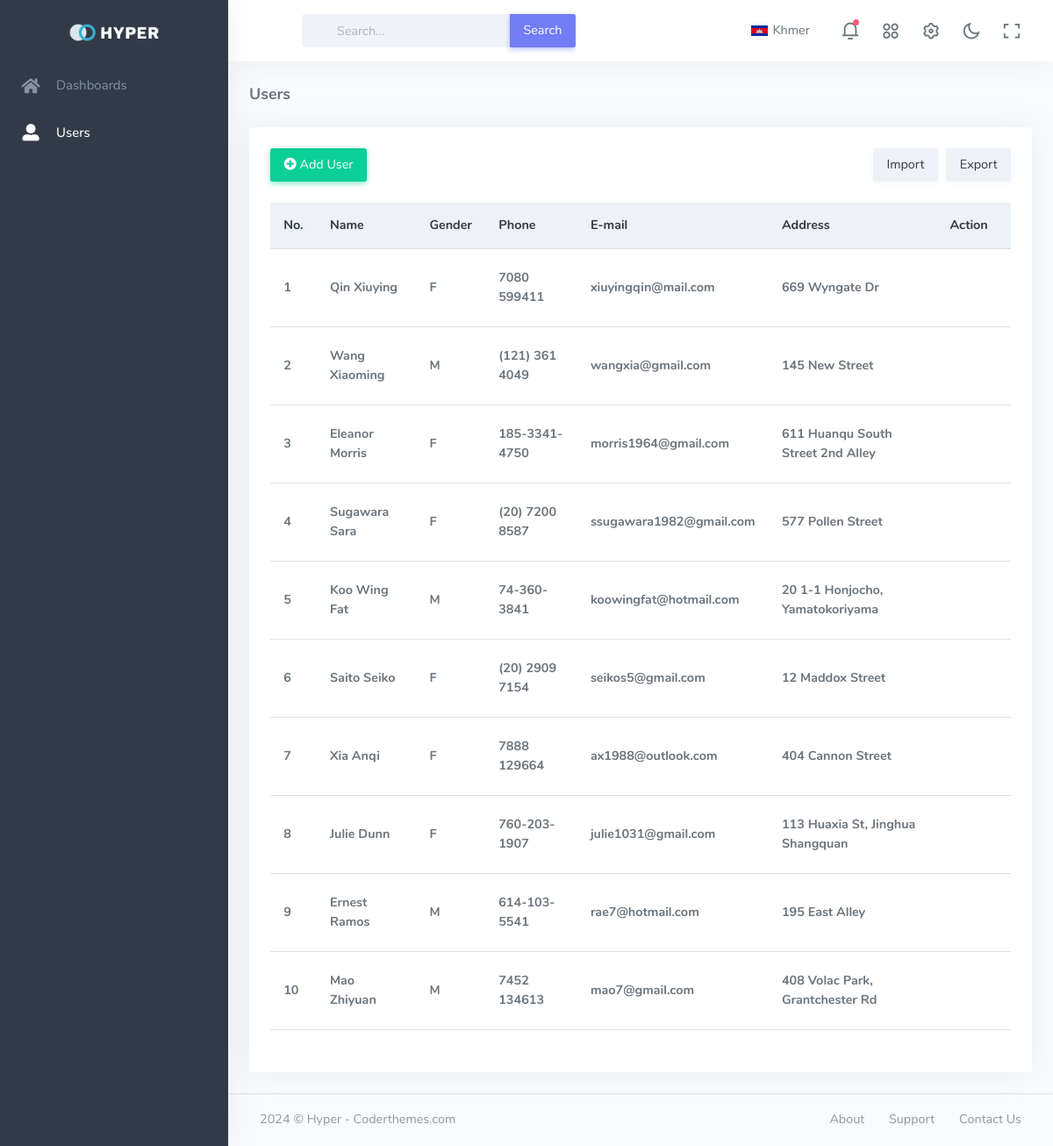
Screenshot of /users with the database file from the repository.
### tables this page shows
CREATE TABLE students (
            id INTEGER PRIMARY KEY AUTOINCREMENT,
            name TEXT NOT NULL,
            gender TEXT NOT NULL,
            phone TEXT NOT NULL,
            email TEXT NOT NULL,
            address TEXT NOT NULL
        );

### app.py (the view)
@app.route('/users')
def users():
    conn = get_db_connection()
    students = conn.execute('SELECT * FROM students order by id desc ').fetchall()
    conn.close()
    return render_template('layout/users.html', data=students)

### app.py (called while the page is built)
def get_db_connection():
    conn = sqlite3.connect('SQLiteDB.sqlite3')
    conn.row_factory = sqlite3.Row
    return conn

### templates/layout/users.html (shortened to what this page needs)
{% extends 'master.html' %}
{% block content %}
    <div class="row">
        <div class="col-12">
            <div class="page-title-box">
                <h4 class="page-title">Users</h4>
            </div>
        </div>
    </div>
    <div class="row">
        <div class="col-12">
            <div class="card">
                <div class="card-body">
                    <div class="row mb-2">
                        <div class="col-sm-5">
                            <a href="{{ url_for('add_user') }}" class="btn btn-success mb-2">
                                <i class="fas fa-plus-circle"></i>
                                Add User</a>
                        </div>
                        <div class="col-sm-7">
                            <div class="text-sm-end">
                                <button type="button" class="btn btn-light mb-2 me-1">Import</button>
                                <button type="button" class="btn btn-light mb-2">Export</button>
                            </div>
                        </div>
                    </div>
                    <div class="table-responsive">
                        <table class="table table-centered w-100 dt-responsive nowrap" id="products-datatable">
                            <thead class="table-light">
                            <tr>
                                <th>No.</th>
                                <th>Name</th>
                                <th>Gender</th>
                                <th>Phone</th>
                                <th>E-mail</th>
                                <th>Address</th>
                                <th>Action</th>
                            </tr>
                            </thead>
                            <tbody>
                            {% for item in data %}
                                <tr>
                                    <th>{{ loop.index }}</th>
                                    <th>{{ item['name'] }}</th>
                                    <th>{{ item['gender'] }}</th>
                                    <th>{{ item['phone'] }}</th>
                                    <th>{{ item['email'] }}</th>
                                    <th>{{ item['address'] }}</th>
                                    <th class="table-action">
                                        <a href="/view_user?name={{ item['name'] }}&gender={{ item['gender'] }}&phone={{ item['phone'] }}&email={{ item['email'] }}&address={{ item['address'] }}"
                                           class="action-icon">
                                            <i class="mdi mdi-eye"></i>
                                        </a>
                                        <a href="/edit_user/{{ item['id'] }}" class="action-icon">
                                            <i class="mdi mdi-square-edit-outline"></i>
                                        </a>
                                        <form action="{{ url_for('confirm_delete', user_id=item['id']) }}" method="get"
                                              style="display:inline;">
                                            <button type="submit" class="action-icon"
                                                    style="border: none; background: none;">
                                                <i class="mdi mdi-delete"></i>
                                            </button>
                                        </form>
                                    </th>
                                </tr>
                            {% endfor %}
                            </tbody>
                        </table>
                    </div>
                </div>
            </div>
        </div>
    </div>
{% endblock %}

### templates/master.html (shortened to what this page needs)
<!DOCTYPE html>
<html lang="en">
<head>
    {% include 'link/header_style.html' %}
</head>
<body>
<div class="wrapper">
    {% include 'layout/topbar.html' %}
    {% include 'layout/left_sidebar.html' %}
    <div class="content-page">
        <div class="content">
            <div class="container-fluid">
                {% block content %}{% endblock %}
            </div>
        </div>
        {% include 'layout/footer.html' %}
    </div>
</div>
</body>
</html>

### templates/link/header_style.html (shortened to what this page needs)
<link rel="stylesheet" href="{{ url_for('static', filename='assets/vendor/daterangepicker/daterangepicker.css') }}">
<link rel="stylesheet" href="{{ url_for('static', filename='assets/vendor/admin-resources/jquery.vectormap/jquery-jvectormap-1.2.2.css') }}">
<link href="{{ url_for('static', filename='assets/css/app-saas.min.css') }}" rel="stylesheet" type="text/css" id="app-style" />
<link href="{{ url_for('static', filename='assets/css/icons.min.css') }}" rel="stylesheet" type="text/css" />
<link href="{{ url_for('static', filename='assets/fontawesome-free/css/all.min.css') }}" rel="stylesheet" type="text/css" />

### templates/layout/topbar.html (shortened to what this page needs)
<div class="navbar-custom">
    <div class="topbar container-fluid">
        <div class="d-flex align-items-center gap-lg-2 gap-1">
            <button class="button-toggle-menu">
                <i class="mdi mdi-menu"></i>
            </button>
            <div class="app-search dropdown d-none d-lg-block">
                <form>
                    <div class="input-group">
                        <input type="search" class="form-control dropdown-toggle" placeholder="Search..."
                               id="top-search">
                        <span class="mdi mdi-magnify search-icon"></span>
                        <button class="input-group-text btn btn-primary" type="submit">Search</button>
                    </div>
                </form>
            </div>
        </div>
        <ul class="topbar-menu d-flex align-items-center gap-3">
            <li class="dropdown">
                <a class="nav-link dropdown-toggle arrow-none" data-bs-toggle="dropdown" href="#" role="button"
                   aria-haspopup="false" aria-expanded="false">
                    <img src="{{ url_for('static', filename='assets/images/flags/cam.png') }}" alt="user-image" class="me-0 me-sm-1" height="12">
                    <span class="align-middle d-none d-lg-inline-block">Khmer</span> <i
                        class="mdi mdi-chevron-down d-none d-sm-inline-block align-middle"></i>
                </a>
            </li>
            <li class="dropdown notification-list">
                <a class="nav-link dropdown-toggle arrow-none" data-bs-toggle="dropdown" href="#" role="button"
                   aria-haspopup="false" aria-expanded="false">
                    <i class="ri-notification-3-line font-22"></i>
                    <span class="noti-icon-badge"></span>
                </a>
            </li>
            <li class="dropdown d-none d-sm-inline-block">
                <a class="nav-link dropdown-toggle arrow-none" data-bs-toggle="dropdown" href="#" role="button"
                   aria-haspopup="false" aria-expanded="false">
                    <i class="ri-apps-2-line font-22"></i>
                </a>
            </li>
            <li class="d-none d-sm-inline-block">
                <a class="nav-link" data-bs-toggle="offcanvas" href="#theme-settings-offcanvas">
                    <i class="ri-settings-3-line font-22"></i>
                </a>
            </li>
            <li class="d-none d-sm-inline-block">
                <div class="nav-link" id="light-dark-mode" data-bs-toggle="tooltip" data-bs-placement="left"
                     title="Theme Mode">
                    <i class="ri-moon-line font-22"></i>
                </div>
            </li>
            <li class="d-none d-md-inline-block">
                <a class="nav-link" href="" data-toggle="fullscreen">
                    <i class="ri-fullscreen-line font-22"></i>
                </a>
            </li>
        </ul>
    </div>
</div>

### templates/layout/left_sidebar.html (shortened to what this page needs)
<div class="leftside-menu">
    <a href="index.html" class="logo logo-light">
                    <span class="logo-lg">
                        <img src="{{ url_for('static', filename='assets/images/logo.png') }}" alt="logo">
                    </span>
    </a>
    <div class="h-100" id="leftside-menu-container" data-simplebar>
        <ul class="side-nav">
            <li class="side-nav-item">
                <a href="{{ url_for('dashboard') }}" aria-expanded="false"
                   aria-controls="sidebarDashboards" class="side-nav-link">
                    <i class="fa fa-home"></i>
                    <span> Dashboards </span>
                </a>
            </li>
            <li class="side-nav-item">
                <a href="{{ url_for('users') }}" aria-expanded="false"
                   aria-controls="sidebarDashboards" class="side-nav-link">
                    <i class="fa fa-user-alt"></i>
                    <span> Users </span>
                </a>
            </li>
        </ul>
    </div>
</div>

### templates/layout/footer.html
                <footer class="footer">
                    <div class="container-fluid">
                        <div class="row">
                            <div class="col-md-6">
                                <script>document.write(new Date().getFullYear())</script> © Hyper - Coderthemes.com
                            </div>
                            <div class="col-md-6">
                                <div class="text-md-end footer-links d-none d-md-block">
                                    <a href="javascript: void(0);">About</a>
                                    <a href="javascript: void(0);">Support</a>
                                    <a href="javascript: void(0);">Contact Us</a>
                                </div>
                            </div>
                        </div>
                    </div>
                </footer>

### rows the page displays
students: name "Qin Xiuying", gender "F", phone "7080 599411", email "xiuyingqin@mail.com", address "669 Wyngate Dr"
students: name "Wang Xiaoming", gender "M", phone "(121) 361 4049", email "wangxia@gmail.com", address "145 New Street"
students: name "Eleanor Morris", gender "F", phone "185-3341-4750", email "morris1964@gmail.com", address "611 Huanqu South Street 2nd Alley"
students: name "Sugawara Sara", gender "F", phone "(20) 7200 8587", email "ssugawara1982@gmail.com", address "577 Pollen Street"
students: name "Koo Wing Fat", gender "M", phone "74-360-3841", email "koowingfat@hotmail.com", address "20 1-1 Honjocho, Yamatokoriyama"
students: name "Saito Seiko", gender "F", phone "(20) 2909 7154", email "seikos5@gmail.com", address "12 Maddox Street"
students: name "Xia Anqi", gender "F", phone "7888 129664", email "ax1988@outlook.com", address "404 Cannon Street"
students: name "Julie Dunn", gender "F", phone "760-203-1907", email "julie1031@gmail.com", address "113 Huaxia St, Jinghua Shangquan"
students: name "Ernest Ramos", gender "M", phone "614-103-5541", email "rae7@hotmail.com", address "195 East Alley"
students: name "Mao Zhiyuan", gender "M", phone "7452 134613", email "mao7@gmail.com", address "408 Volac Park, Grantchester Rd"
